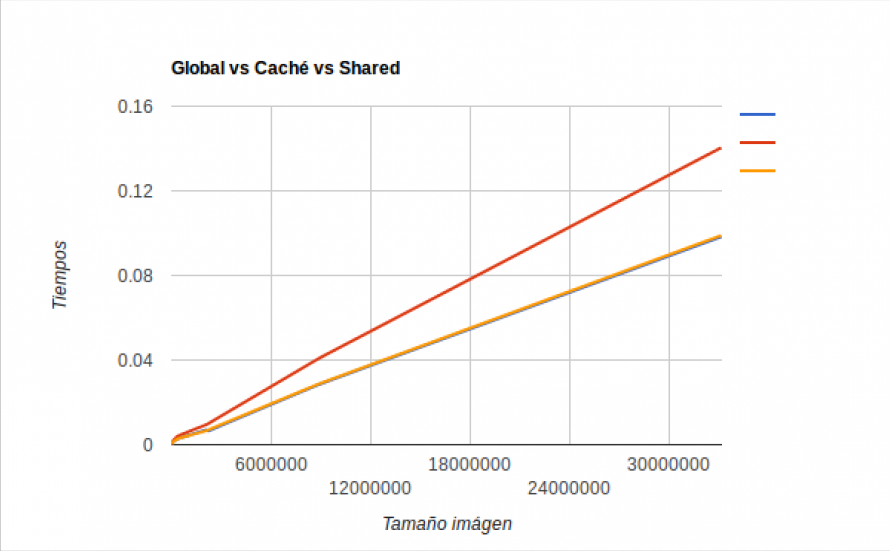
//> input picture Parcial2/paralelo.jpg, 890 x 551 px
$ ./cpu ../Parcial2/paralelo.jpg   (built with g++ and OpenCV 4)
//> lines starting //> are read from the running program, lines starting //| are printed output that depends on the picture
#include "opencv2/highgui/highgui.hpp"
#include "opencv2/imgproc/imgproc.hpp"
#include <iostream>
#include <stdio.h>
#include <stdlib.h>

using namespace cv;
using namespace std;

/// Global variables
Mat src, src_gray;
int thresh = 200;
int max_thresh = 255;

char* source_window = "Source image";
char* corners_window = "Corners detected";

/// Function header
void cornerHarris_demo( int, void* );

/** @function main */
int main( int argc, char** argv )
{
  /// Load source image and convert it to gray
  src = imread( argv[1], 1 );
//> src is the input picture: 551 rows x 890 cols, CV_8UC3; mean B, G, R 249.5, 250.1, 251.1
  cvtColor( src, src_gray, CV_BGR2GRAY );

  /// Create a window and a trackbar
  namedWindow( source_window, CV_WINDOW_AUTOSIZE );
  createTrackbar( "Threshold: ", source_window, &thresh, max_thresh, cornerHarris_demo );
  imshow( source_window, src );

  cornerHarris_demo( 0, 0 );

  waitKey(0);
  return(0);
}

/** @function cornerHarris_demo */
void cornerHarris_demo( int, void* )
{

  Mat dst, dst_norm, dst_norm_scaled;
  dst = Mat::zeros( src.size(), CV_32FC1 );

  /// Detector parameters
  int blockSize = 2;
  int apertureSize = 3;
  double k = 0.04;

  /// Detecting corners
  cornerHarris( src_gray, dst, blockSize, apertureSize, k, BORDER_DEFAULT );
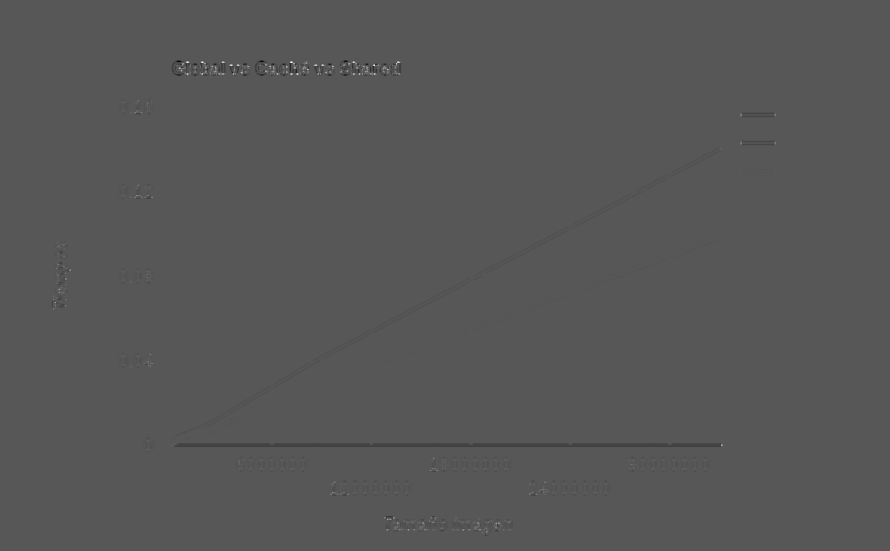
//> dst: 551 rows x 890 cols, CV_32FC1; min -0.0224, max 0.043, mean -2.97e-05; drawn with min black and max white

  /// Normalizing
  normalize( dst, dst_norm, 0, 255, NORM_MINMAX, CV_32FC1, Mat() );
  convertScaleAbs( dst_norm, dst_norm_scaled );

  /// Drawing a circle around corners
  for( int j = 0; j < dst_norm.rows ; j++ )
     { for( int i = 0; i < dst_norm.cols; i++ )
          {
            if( (int) dst_norm.at<float>(j,i) > thresh )
              {
               circle( dst_norm_scaled, Point( i, j ), 5,  Scalar(0), 2, 8, 0 );
              }
          }
     }
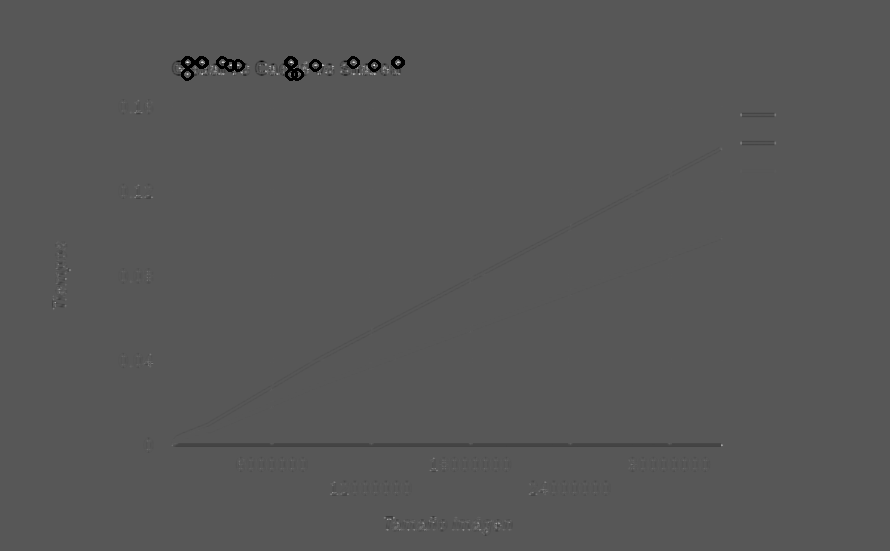
//> dst_norm_scaled: 551 rows x 890 cols, CV_8UC1; min 0, max 255, mean 86.7
  /// Showing the result
  namedWindow( corners_window, CV_WINDOW_AUTOSIZE );
  imshow( corners_window, dst_norm_scaled );
}


//http://www.swarthmore.edu/NatSci/mzucker1/opencv-2.4.10-docs/doc/tutorials/features2d/trackingmotion/harris_detector/harris_detector.html
